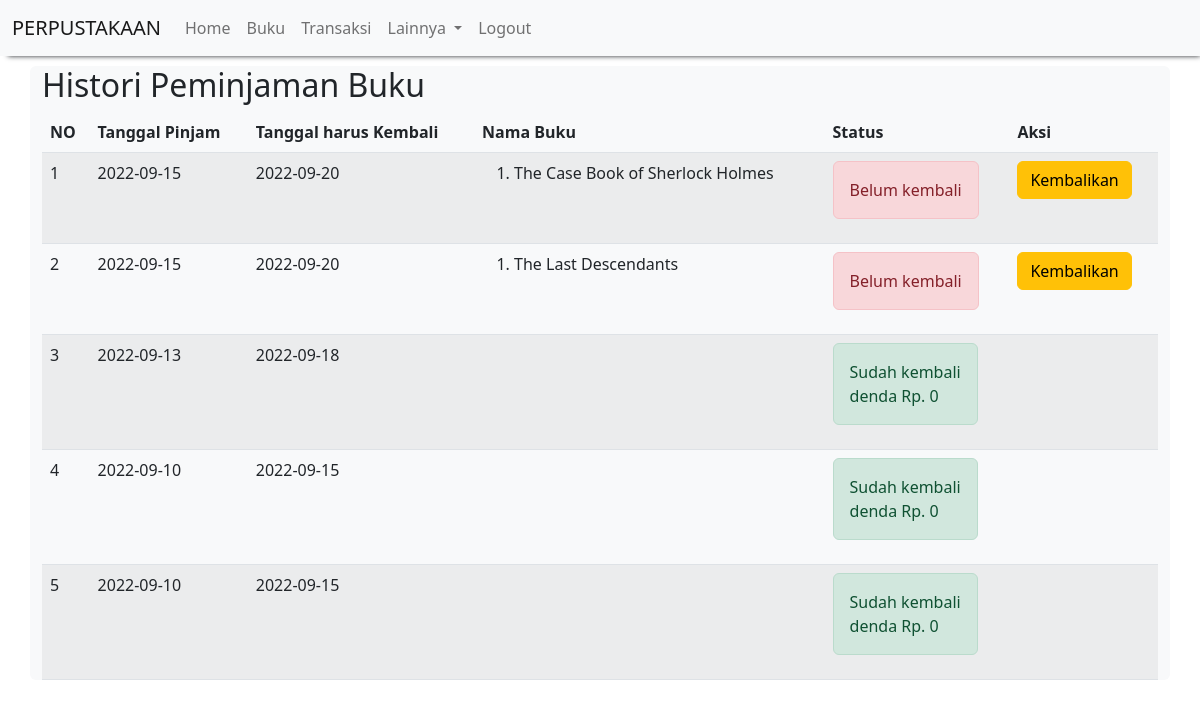
Screenshot of /histori_peminjaman.php (signed in) with the database file from the repository.
### tables this page shows
CREATE TABLE `peminjaman_buku` (
  `id_peminjaman_buku` int(11) NOT NULL,
  `id_siswa` int(11) NOT NULL,
  `tanggal_pinjam` date NOT NULL,
  `tanggal_kembali` date NOT NULL
);

CREATE TABLE `detail_peminjaman_buku` (
  `id_detail_peminjaman_buku` int(11) NOT NULL,
  `id_peminjaman_buku` int(11) NOT NULL,
  `id_buku` int(11) NOT NULL,
  `qty` int(11) NOT NULL
);

CREATE TABLE `buku` (
  `id_buku` int(11) NOT NULL,
  `nama_buku` varchar(100) NOT NULL,
  `deskripsi` text NOT NULL,
  `foto` blob NOT NULL
);

CREATE TABLE `pengembalian_buku` (
  `id_pengembalian_buku` int(11) NOT NULL,
  `id_peminjaman_buku` int(11) NOT NULL,
  `tanggal_pengembalian` date NOT NULL,
  `denda` int(11) NOT NULL
);

### histori_peminjaman.php (the view, shortened to what this page needs)
<?php
  include 'header.php';
?>
<h2>Histori Peminjaman Buku</h2>
<table class="table table-hover table-striped">
  <thead>
    <th>NO</th>
    <th>Tanggal Pinjam</th>
    <th>Tanggal harus Kembali</th>
    <th>Nama Buku</th>
    <th>Status</th>
    <th>Aksi</th>
  </thead>
  <tbody>
    <?php
    include 'koneksi.php';
    $qry_histori=mysqli_query($conn, "select * from peminjaman_buku order by
    id_peminjaman_buku desc");
    $no=0;
    while($data_histori=mysqli_fetch_array($qry_histori)) {
      $no++;
      $buku_dipinjam="<ol>";
      $qry_buku=mysqli_query($conn, "select * from  detail_peminjaman_buku join buku on buku.id_buku=detail_peminjaman_buku.id_buku where id_peminjaman_buku = '".$data_histori['id_peminjaman_buku']."'");
      while($data_buku=mysqli_fetch_array($qry_buku)) {
        $buku_dipinjam.="<li>".$data_buku['nama_buku']."</li>";
      }
      $buku_dipinjam.="</ol>";
      $qry_cek_kembali=mysqli_query($conn, "select * from
      pengembalian_buku where id_peminjaman_buku =
      '".$data_histori['id_peminjaman_buku']."'");
      if(mysqli_num_rows($qry_cek_kembali)>0) {
        $data_kembali=mysqli_fetch_array($qry_cek_kembali);
        $denda="denda Rp. " .$data_kembali['denda'];
        $status_kembali="<label class='alert alert-success'>
        Sudah kembali <br>".$denda."</label>";
        $button_kembali="";
      } else {
        $status_kembali="<label class='alert alert-danger'>Belum kembali</label>";
        $button_kembali="<a href='kembali.php?id=".$data_histori['id_peminjaman_buku']."'
        class='btn btn-warning' onclick='return confirm(\"Ingin mengembalikan buku ini?\")'>
        Kembalikan</a>";
      }
    ?>
    <tr>
      <td><?=$no?></td>
      <td><?=$data_histori['tanggal_pinjam']?></td>
      <td><?=$data_histori['tanggal_kembali']?></td>
      <td><?=$buku_dipinjam?></td>
      <td><?=$status_kembali?></td>
      <td><?=$button_kembali?></td>
    </tr>
    <?php
    }
    ?>
  </tbody>
</table>
<?php
  include "footer.php";
?>

### rows the page displays
peminjaman_buku: tanggal_pinjam "2022-09-15", tanggal_kembali "2022-09-20", shows "Belum kembali"
detail_peminjaman_buku: id_buku.nama_buku "The Case Book of Sherlock Holmes"
peminjaman_buku: tanggal_pinjam "2022-09-15", tanggal_kembali "2022-09-20", shows "Belum kembali"
detail_peminjaman_buku: id_buku.nama_buku "The Last Descendants"
peminjaman_buku: tanggal_pinjam "2022-09-13", tanggal_kembali "2022-09-18", pengembalian_buku.denda "denda Rp. 0"
peminjaman_buku: tanggal_pinjam "2022-09-10", tanggal_kembali "2022-09-15", pengembalian_buku.denda "denda Rp. 0"
peminjaman_buku: tanggal_pinjam "2022-09-10", tanggal_kembali "2022-09-15", pengembalian_buku.denda "denda Rp. 0"
